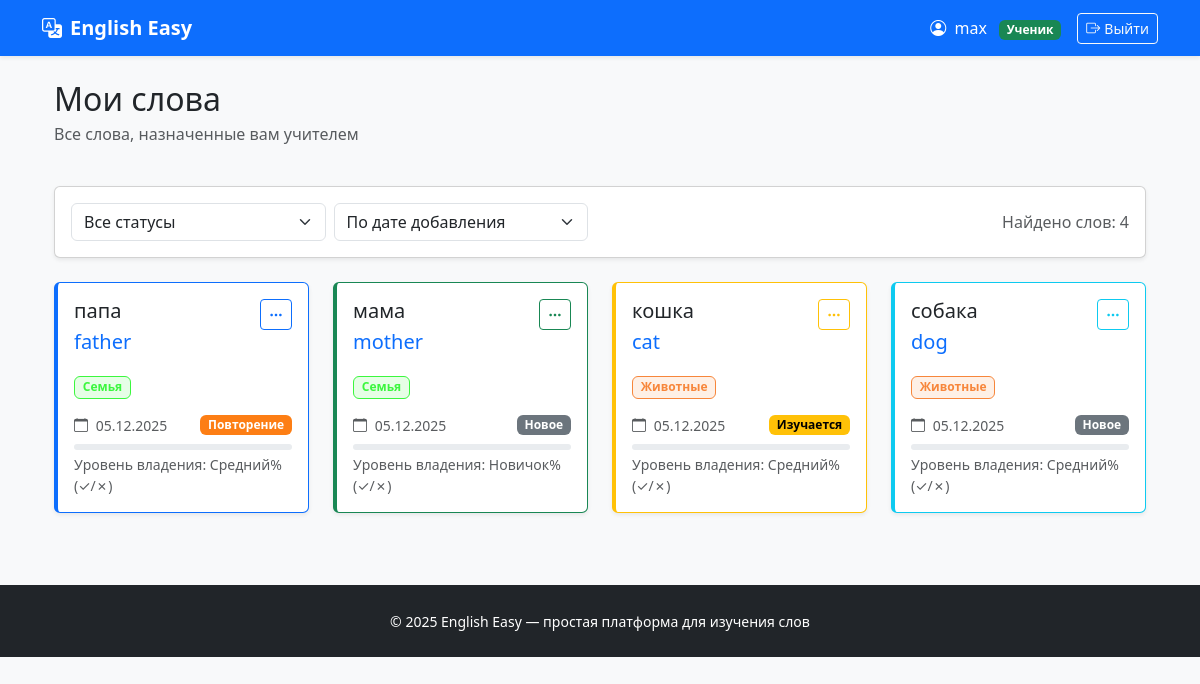
/vocabulary/student/words/ (signed in), run on an earlier commit of the app's database.
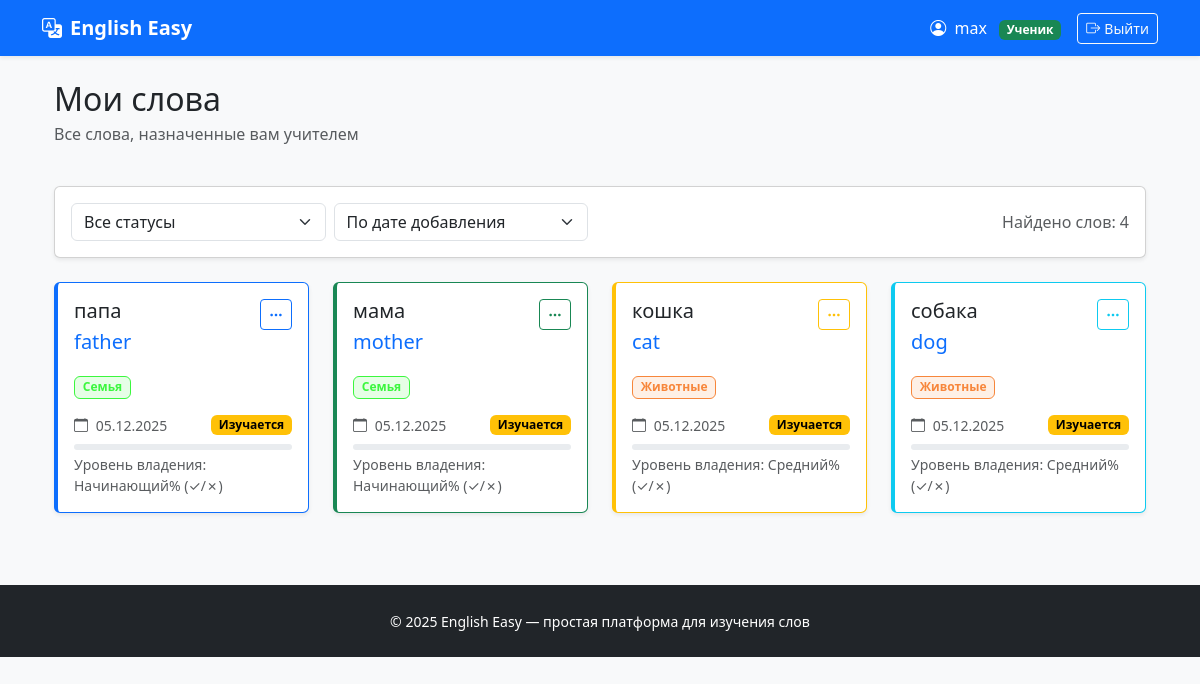
And on a later commit of the database.
### vocabulary/models.py (models this page shows, shortened)
class StudentWord(models.Model):
    STATUS_CHOICES = (
        ('new', 'Новое'),
        ('learning', 'Изучается'),
        ('review', 'Повторение'),
        ('completed', 'Изучено'),
    )
    student = models.ForeignKey(
        settings.AUTH_USER_MODEL,
        on_delete=models.CASCADE,
        related_name='assigned_words',
        limit_choices_to={'role': 'student'}
    )
    assigned_by = models.ForeignKey(
        settings.AUTH_USER_MODEL,
        on_delete=models.SET_NULL,
        null=True,
        blank=True,
        related_name='assigned_words_by_teacher',
        verbose_name="Назначено учителем"
    )
    word = models.ForeignKey('Word', on_delete=models.CASCADE)
    assigned_at = models.DateTimeField("Назначено", auto_now_add=True)
    status = models.CharField("Статус", max_length=10, choices=STATUS_CHOICES, default='new')
    times_seen = models.IntegerField("Показов слова", default=0)
    times_attempted = models.IntegerField("Попыток ответа", default=0)
    times_correct = models.IntegerField("Правильных ответов", default=0)
    times_wrong = models.IntegerField("Неправильных ответов", default=0)
    total_response_time = models.IntegerField("Общее время ответов (мс)", default=0)
    avg_response_time = models.FloatField("Среднее время ответа (мс)", default=0.0)
    current_streak = models.IntegerField("Текущая серия правильных", default=0)
    longest_streak = models.IntegerField("Лучшая серия правильных", default=0)
    last_correct_date = models.DateTimeField("Последний правильный ответ", null=True, blank=True)
    first_seen = models.DateTimeField("Первое знакомство", auto_now_add=True)
    last_interaction = models.DateTimeField("Последнее взаимодействие", auto_now=True)
    class Meta:
        unique_together = ('student', 'word')
        ordering = ['-assigned_at']
        verbose_name = "Назначенное слово"
        verbose_name_plural = "Назначенные слова"
    def get_accuracy_percentage(self):
        if self.times_attempted == 0:
            return 0
        return (self.times_correct / self.times_attempted) * 100
    def get_mastery_level(self):
        accuracy = self.get_accuracy_percentage()
        if self.times_attempted == 0:
            return "Не изучено"
        elif accuracy >= 90 and self.current_streak >= 5:
            return "Мастер"
        elif accuracy >= 80 and self.current_streak >= 3:
            return "Продвинутый"
        elif accuracy >= 70:
            return "Средний"
        elif accuracy >= 50:
            return "Начинающий"
        else:
            return "Новичок"

class Word(models.Model):
    russian = models.CharField("Русский", max_length=100)
    english = models.CharField("English", max_length=100)
    topic = models.ForeignKey(
        Topic,
        null=True,
        blank=True,
        on_delete=models.SET_NULL,
        related_name='words'
    )
    created_at = models.DateTimeField(auto_now_add=True)
    class Meta:
        unique_together = ('russian', 'english')
        ordering = ['russian']
        verbose_name = "Слово"
        verbose_name_plural = "Слова"

class Topic(models.Model):
    name = models.CharField("Название темы", max_length=100)
    color = models.CharField("Цвет (HEX)", max_length=7, default="#3B82F6")
    created_at = models.DateTimeField(auto_now_add=True)
    class Meta:
        ordering = ['name']
        verbose_name = "Тема"
        verbose_name_plural = "Темы"

### vocabulary/views.py (the view)
# urls.py: path('student/words/', views.student_words_list, name='student_words'),
@login_required
def student_words_list(request):
    if not request.user.is_student():
        return redirect('dashboard:home')
    words = StudentWord.objects.filter(student=request.user)
    status = request.GET.get('status')
    if status and status != 'all':
        words = words.filter(status=status)
    sort_by = request.GET.get('sort', 'date')
    if sort_by == 'alphabet':
        words = words.order_by('word__russian')
    elif sort_by == 'topic':
        words = words.order_by('word__topic__name')
    else:
        words = words.order_by('-assigned_at')
    return render(request, 'vocabulary/student_words.html', {'words': words})

### users/models.py (called while the page is built)
    def is_teacher(self):
        return self.role == 'teacher'

    def is_student(self):
        return self.role == 'student'

### vocabulary/templates/vocabulary/student_words.html (shortened to what this page needs)
{% extends 'base.html' %}
{% block content %}
<div class="container-fluid">
    <div class="row mb-4">
        <div class="col">
            <h1 class="h2 mb-1">Мои слова</h1>
            <p class="text-muted">Все слова, назначенные вам учителем</p>
        </div>
    </div>
    <div class="card shadow-sm mb-4">
        <div class="card-body py-3">
            <div class="row align-items-center">
                <div class="col-md-6 mb-2 mb-md-0">
                    <form method="get" class="d-flex">
                        <select name="status" class="form-select me-2" onchange="this.form.submit()">
                            <option value="all" {% if not request.GET.status or request.GET.status == 'all' %}selected{% endif %}>Все статусы</option>
                        </select>
                        <select name="sort" class="form-select" onchange="this.form.submit()">
                            <option value="date" {% if request.GET.sort == 'date' %}selected{% endif %}>По дате добавления</option>
                        </select>
                    </form>
                </div>
                <div class="col-md-6 text-md-end">
                    <span class="text-muted">Найдено слов: {{ words.count }}</span>
                </div>
            </div>
        </div>
    </div>
    {% if words %}
        <div class="row" id="wordsList">
            {% for student_word in words %}
                <div class="col-md-6 col-lg-4 col-xl-3 mb-4">
                    <div class="card word-card border-{% cycle 'primary' 'success' 'warning' 'info' 'danger' as cardcolor %} shadow-sm h-100">
                        <div class="card-body">
                            <div class="d-flex justify-content-between align-items-start mb-3">
                                <div>
                                    <h5 class="card-title mb-1">{{ student_word.word.russian }}</h5>
                                    <p class="card-text text-primary fs-5">{{ student_word.word.english }}</p>
                                </div>
                                <div class="dropdown">
                                    <button class="btn btn-sm btn-outline-{{ cardcolor }}" type="button" data-bs-toggle="dropdown">
                                        <i class="bi bi-three-dots"></i>
                                    </button>
                                </div>
                            </div>
                            {% if student_word.word.topic %}
                                <span class="badge mb-3" style="background-color: {{ student_word.word.topic.color }}20; color: {{ student_word.word.topic.color }}; border: 1px solid {{ student_word.word.topic.color }}">
                                    {{ student_word.word.topic.name }}
                                </span>
                            {% endif %}
                            <div class="d-flex justify-content-between align-items-center mb-2">
                                <small class="text-muted">
                                    <i class="bi bi-calendar me-1"></i>
                                    {{ student_word.assigned_at|date:"d.m.Y" }}
                                </small>
                                <span class="badge bg-{{ student_word.status }}">
                                    {{ student_word.get_status_display }}
                                </span>
                            </div>
                            <div class="progress" style="height: 6px;">
                            </div>
                            <small class="text-muted d-block mt-1">
                                Уровень владения: {{ student_word.get_mastery_level }}%
                                ({{ student_word.correct_answers }}✓/{{ student_word.wrong_answers }}✗)
                            </small>
                        </div>
                    </div>
                </div>
            {% endfor %}
        </div>
    {% endif %}
</div>
{% endblock %}

What changed in the data, as far as the page shows it:
changed StudentWord "папа": status "Повторение" → "Изучается"; get_mastery_level "Средний" → "Начинающий"
changed StudentWord "мама": status "Новое" → "Изучается"; get_mastery_level "Новичок" → "Начинающий"
changed StudentWord "собака": status "Новое" → "Изучается"
